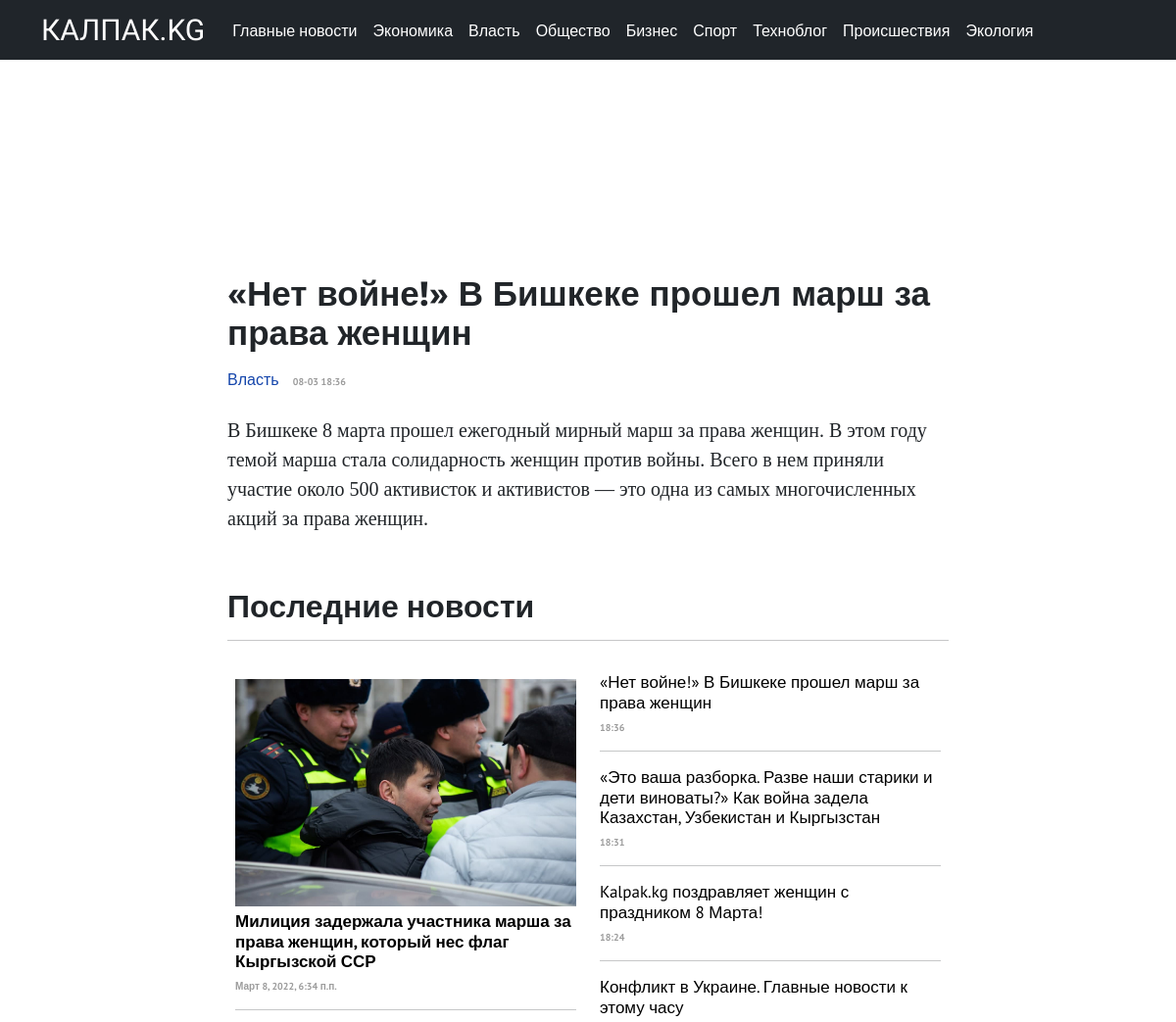
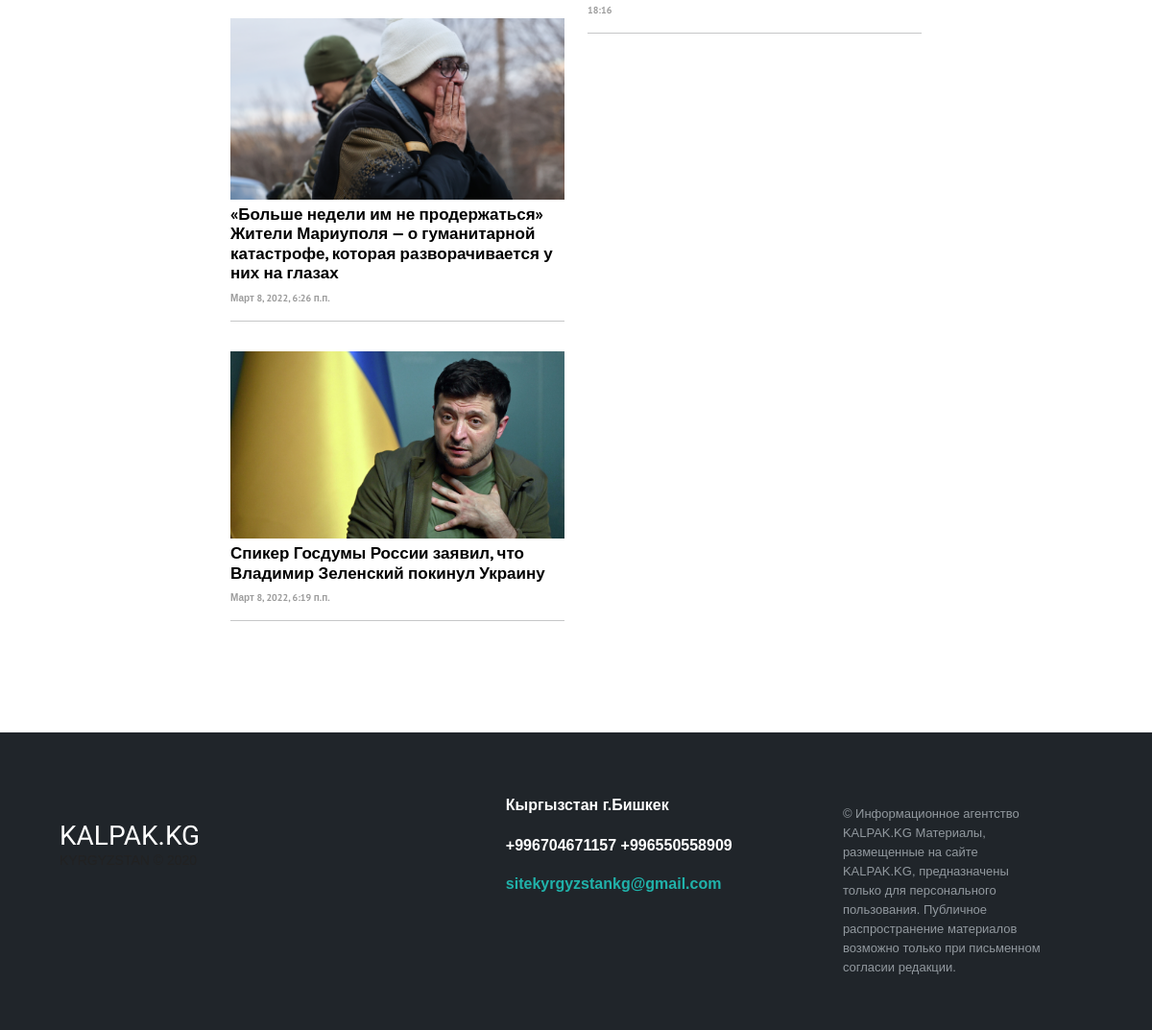
The page /article/net-vojne-v-bishkeke-proshel-marsh-za-prava-zhenshin/ on the database its author committed (2 pictures, top to bottom).
### core/models.py (models this page shows, shortened)
class HeadingArticle(models.Model):
    title = models.CharField(max_length=255)
    class Meta:
        verbose_name = "Рубрика"
        verbose_name_plural = "Рубрики"
    def __str__(self):
        return self.title

class Article(models.Model):
    title = models.CharField(max_length=255, null=True, blank=True)
    text = models.TextField()
    slug = models.SlugField(max_length=255, unique=True, db_index=True, verbose_name="URL", null=True, blank=True)
    author = models.ForeignKey(
        to="Author",
        on_delete=models.SET_NULL,
        null=True, blank=True,
        related_name="article",
        verbose_name=_("Автор")
    )
    heading = models.ForeignKey(
        to="HeadingArticle",
        on_delete=models.PROTECT,
        null=True,
        related_name="article",
        verbose_name=_("Рубрика")
    )
    readers = models.ManyToManyField(
        to=User,
        related_name="readed_articles",
        blank=True,
        verbose_name=_("Читатели")
    )
    views = models.IntegerField(default=0, verbose_name=_("Просмотры"))
    created_at = models.DateTimeField(
        auto_now_add=True,
        null=True,
    )
    main_article = models.BooleanField(default=False, verbose_name=_("Первая новость"))
    margin_article_text = models.BooleanField(default=False, verbose_name=_("Ровнительные новости"))
    text_article = models.BooleanField(default=False, verbose_name=_("Текстовые новости"))
    center_article = models.BooleanField(default=False)
    right_panel_article = models.BooleanField(default=False, verbose_name=_("Главные новости"))
    updated_at = models.DateTimeField(auto_now=True)
    is_active = models.BooleanField(default=True)
    picture = models.ImageField(
        upload_to="articles_image",
        null=True, blank=True,
        verbose_name="Главная картинка статьи"
    )

### core/views.py (the view)
# urls.py: path('article/<slug:article_slug>/', article_page, name="article"),
def article_page(request, article_slug):
    article = get_object_or_404(Article, slug=article_slug)
    articles = Article.objects.all()
    articles = Article.objects.order_by('-created_at')
    heading = HeadingArticle.objects.all()
    context = {
        "article": article,
        "articles": articles,
        "heading": heading
    }
    return render(request, "article.html", context=context)

### core/templates/article.html (shortened to what this page needs)
{% extends 'base.html' %}
{% block content %}
<p>Lorem</p>
<div class="container">
    <div class="row">
        <div class="col-md-2"></div>
        <div class="col-md-8">
            <div class="mt-8">
                <div class="ads_block">
                </div>
            </div>
            <h1 class="zago_main01 mt-7">{{ article.title }}</h1>
            <a href="#" class="text-link2 d-inline">{{ article.heading }}</a>
            <p class="date_time d-inline ml-5">{{ article.created_at|date:"d-m H:i" }}</p>
            {% autoescape off %}
            <p class="article_text2">{{ article.text|linebreaksbr }}</p>
            {% endautoescape %}
        </div>
    </div>
</div>
<div class="container">
  <div class="row">
    <div class="col-md-2"></div>
    <div class="col-md-8">
      <h2 class="mt-7 news">Последние новости</h2>
      <hr class="mb-4">
    </div>
    <div class="col-md-2"></div>
</div>
<div class="container">
    <div class="row">
      <div class="col-md-2"></div>
      <div class="col-md-4">
        {% for article in articles %}
            {% if article.main_article %}
                <img class="img-fluid img-m2" {% if article.picture %} src="{{ article.picture.url }}" {% endif %} alt="...">
                <h1 class="revolut"><a href="{% url 'article' article.slug %}" class="link-text3">{{ article.title }}</a></h1>
                <p class="date_time">{{ article.created_at }}</p>
                <hr>
            {% endif %}
          {% endfor %}
      </div>
      <div class="col-md-4 mt-2">
        {% for article in articles %}
          {% if article.right_panel_article %}
            <h1 class="revolut"><a href="{% url 'article' article.slug %}" class="link-text2">{{ article.title }}</a></h1>
            <p class="date_time">{{ article.created_at|date:"H:i" }}</p>
            <hr>
          {% endif %}
        {% endfor %}
      </div>
      <div class="col-md-2"></div>
    </div>
  </div>
</div>
{% endblock %}

### core/templates/base.html (shortened to what this page needs)
{% load static %}
<!DOCTYPE html>
<html lang="en">
<head>
    <link rel="stylesheet" href="{% static 'style.css' %}">
    <link href="https://cdn.jsdelivr.net/npm/bootstrap@5.1.3/dist/css/bootstrap.min.css" rel="stylesheet">
<link href="/docs/5.1/dist/css/bootstrap.min.css" rel="stylesheet">
<body>
  <nav class="navbar fixed-top navbar-expand-lg navbar-dark bg-custom">
      <div class="container">
        <a class="logo" href="{% url 'main' %}">КАЛПАК.KG</a>
        <div class="collapse navbar-collapse" id="navbarNav">
          <ul class="navbar-nav linkss">
            <li class="nav-item">
              <a class="nav-link text-white" aria-current="page" href="{% url 'right_panel_articles' %}">Главные новости</a>
            </li>
          {% for headings in heading %}
            <li class="nav-item">
              <a class="nav-link text-white" href="{% url 'heading' headings.id %}">{{ headings.title }}</a>
            </li>
          {% endfor %}
          </ul>
        </div>
      </div>
  </nav>
  {% block content %}
  {% endblock %}
<footer class="footer-distributed mt-8">
  <div class="container">
  <div class="footer-left">
  <br>
  <br>
  <h3>KALPAK.KG</h3>
  <p class="footer-company-name">KYRGYZSTAN © 2020</p>
  </div>
  <div class="footer-center">
  <div>
      <p>Кыргызстан г.Бишкек</p>
  </div>
  <div>
      <p>+996704671157</p>
      <p>+996550558909</p>
  </div>
  <div>
      <p><a href="mailto:support@company.com">sitekyrgyzstankg@gmail.com</a></p>
  </div>
  </div>
  <div class="footer-right">
  <p class="footer-company-about">
      © Информационное агентство KALPAK.KG
Материалы, размещенные на сайте KALPAK.KG, предназначены только для персонального пользования. Публичное распространение материалов возможно только при письменном согласии редакции.
  </p>
  </div>
  </div>
</footer>
</head>
</body>
</html>

### core/static/style.css (style rules this page uses)
body { background-color: #e8e8e8; }
.logo { font-family: 'Montserrat Alternates', sans-serif; font-size: 30px; text-decoration: none; color: white; margin-right: 20px; }
.linkss { font-family: 'PT Sans', sans-serif; font-weight: normal; }
.mt-8 { margin-top: 100px; }
.zago_main01 { font-family: 'Montserrat', sans-serif; font-weight: bolder; font-size: 35px; line-height: 40px; display: block; margin-bottom: 15px; }
.text-link2 { color: #1445ab; text-decoration: none; font-family: 'PT Sans', sans-serif; font-weight: normal; display: block; }
.img-m2 { margin-bottom: 5px; margin-top: 15px; }
.link-text2 { text-decoration: none; color: black; transition-duration: 0.3s; font-family: 'PT Sans', sans-serif; }
.revolut { font-size: 17px; }
.link-text3 { text-decoration: none; color: black; transition-duration: 0.3s; font-family: 'PT Sans', sans-serif; font-weight: bolder; }
.date_time { color: #9c9c9c; font-family: 'PT Sans', sans-serif; font-weight: bolder; font-size: 10px; }
.mt-7 { margin-top: 50px; }
.news { font-family: 'PT Sans', sans-serif; font-weight: bolder; }
.ads_block { width: 100%; height: 90px; color: white; text-align: center; font-size: 55px; }
.article_text2 { font-family: 'Source Serif Pro', serif; font-size: 20px; font-weight: normal; margin-top: 25px; margin-bottom: 5px; }
.ml-5 { margin-left: 10px; }
.footer-distributed { background: #20252a; box-shadow: 0 1px 1px 0 rgba(0, 0, 0, 0.12); box-sizing: border-box; width: 100%; text-align: left; font: bold 16px sans-serif; padding: 55px 50px; }
.footer-distributed .footer-left, .footer-distributed .footer-center, .footer-distributed .footer-right { display: inline-block; vertical-align: top; }
.footer-distributed .footer-left { width: 40%; }
.footer-distributed h3 { color: #ffffff; font-family: 'Montserrat Alternates', sans-serif; margin: 0; }
.footer-distributed .footer-company-name { color: #222; font-size: 14px; font-weight: normal; margin: 0; }
.footer-distributed .footer-center { width: 35%; }
.footer-distributed .footer-center p { display: inline-block; color: #ffffff; vertical-align: middle; margin:0; }
.footer-distributed .footer-center p a { color: lightseagreen; text-decoration: none;; }
.footer-distributed .footer-right { width: 20%; }
.footer-distributed .footer-company-about { line-height: 20px; color: #92999f; font-size: 13px; font-weight: normal; margin: 0; }
.bg-custom { background-color: #20252a; }

### core/templates/base.html (style rules this page uses)
body { background: #faf7f7; }

### rows shown on the page
HeadingArticle: title "Экономика"
HeadingArticle: title "Власть"
HeadingArticle: title "Общество"
HeadingArticle: title "Бизнес"
HeadingArticle: title "Спорт"
HeadingArticle: title "Техноблог"
HeadingArticle: title "Происшествия"
HeadingArticle: title "Экология"
Article: title "«Нет войне!» В Бишкеке прошел марш за права женщин", heading "Власть", created_at "08-03 18:36", text "В Бишкеке 8 марта прошел ежегодный мирный марш за права женщин. В этом году темой марша стала солидарность женщин против войны. Всего в нем приняли участие около 500 активисток и активистов — это одна из самых многочисленных акций за права женщин.", created_at "18:36"
Article: picture (picture), title "Милиция задержала участника марша за права женщин, который нес флаг Кыргызской ССР", created_at "Март 8, 2022, 6:34 п.п."
Article: picture (picture), title "«Больше недели им не продержаться» Жители Мариуполя — о гуманитарной катастрофе, которая разворачивается у них на глазах", created_at "Март 8, 2022, 6:26 п.п."
Article: picture (picture), title "Спикер Госдумы России заявил, что Владимир Зеленский покинул Украину", created_at "Март 8, 2022, 6:19 п.п."
Article: title "«Это ваша разборка. Разве наши старики и дети виноваты?» Как война задела Казахстан, Узбекистан и Кыргызстан", created_at "18:31"
Article: title "Kalpak.kg поздравляет женщин с праздником 8 Марта!", created_at "18:24"
Article: title "Конфликт в Украине. Главные новости к этому часу", created_at "18:16"
